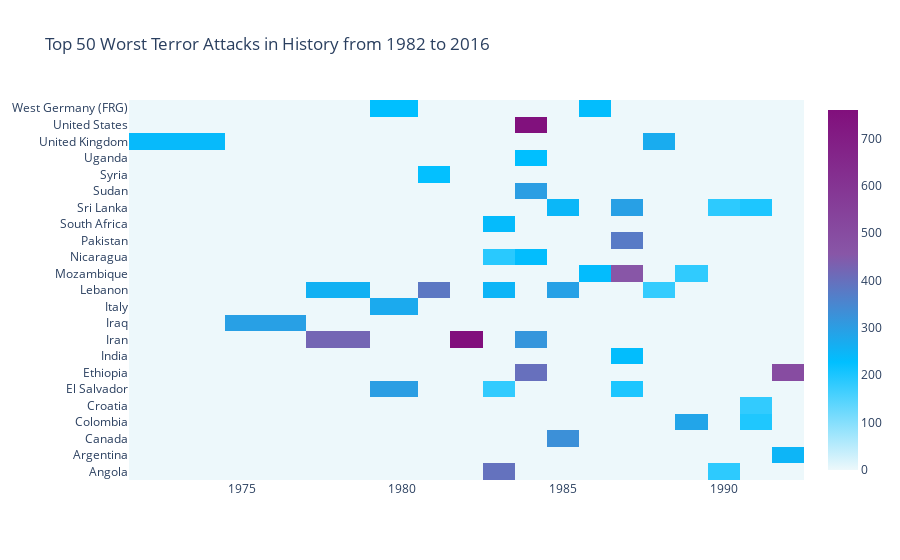

Here is the notebook cell this chart was saved with:
### Markdown cell above
* Maximum Attacks have been in Central America, followed by Australasia in the year 2010.
* There have been very less terror casualties in: East Asia, North America.
* In East Asia the number of attack gradually reduced to 0 after the year 1990.

### Code cell
import plotly.offline as py
py.init_notebook_mode(connected=True)
import plotly.graph_objs as go
trr['casualities'] = trr['Killed'] + trr['Wounded']
trr1 = trr.sort_values(by='casualities',ascending=False)[:50]
heat=trr1.pivot_table(index='Country',columns='Year',values='casualities')
heat.fillna(0,inplace=True)
colorscale = [[0, '#edf8fb'], [.3, '#00BFFF'],  [.6, '#8856a7'],  [1, '#810f7c']]
heatmap = go.Heatmap(z=heat.values, x=heat.columns, y=heat.index, colorscale=colorscale)
data = [heatmap]
layout = go.Layout(
    title='Top 50 Worst Terror Attacks in History from 1982 to 2016')
fig = go.Figure(data=data, layout=layout)
py.iplot(fig, filename='heatmap',show_link=False)

### Figure 1 — Plotly figure (JSON) as saved in the notebook; plotly's stock layout.template omitted (floating-point values rounded to 4 significant figures; data arrays with more than 128 entries replaced by an {"elided": "..."} marker saying what was removed)
{"data": [{"y": ["Angola", "Argentina", "Canada", "Colombia", "Croatia", "El Salvador", "Ethiopia", "India", "Iran", "Iraq", "Italy", "Lebanon", "Mozambique", "Nicaragua", "Pakistan", "South Africa", "Sri Lanka", "Sudan", "Syria", "Uganda", "United Kingdom", "United States", "West Germany (FRG)"], "x": [1973, 1976, 1978, 1980, 1981, 1982, 1983, 1984, 1985, 1986, 1987, 1988, 1989, 1990, 1991, 1992], "z": {"elided": "23x16 float values"}, "type": "heatmap", "colorscale": [[0, "#edf8fb"], [0.3, "#00BFFF"], [0.6, "#8856a7"], [1, "#810f7c"]]}], "layout": {"title": {"text": "Top 50 Worst Terror Attacks in History from 1982 to 2016"}}}
